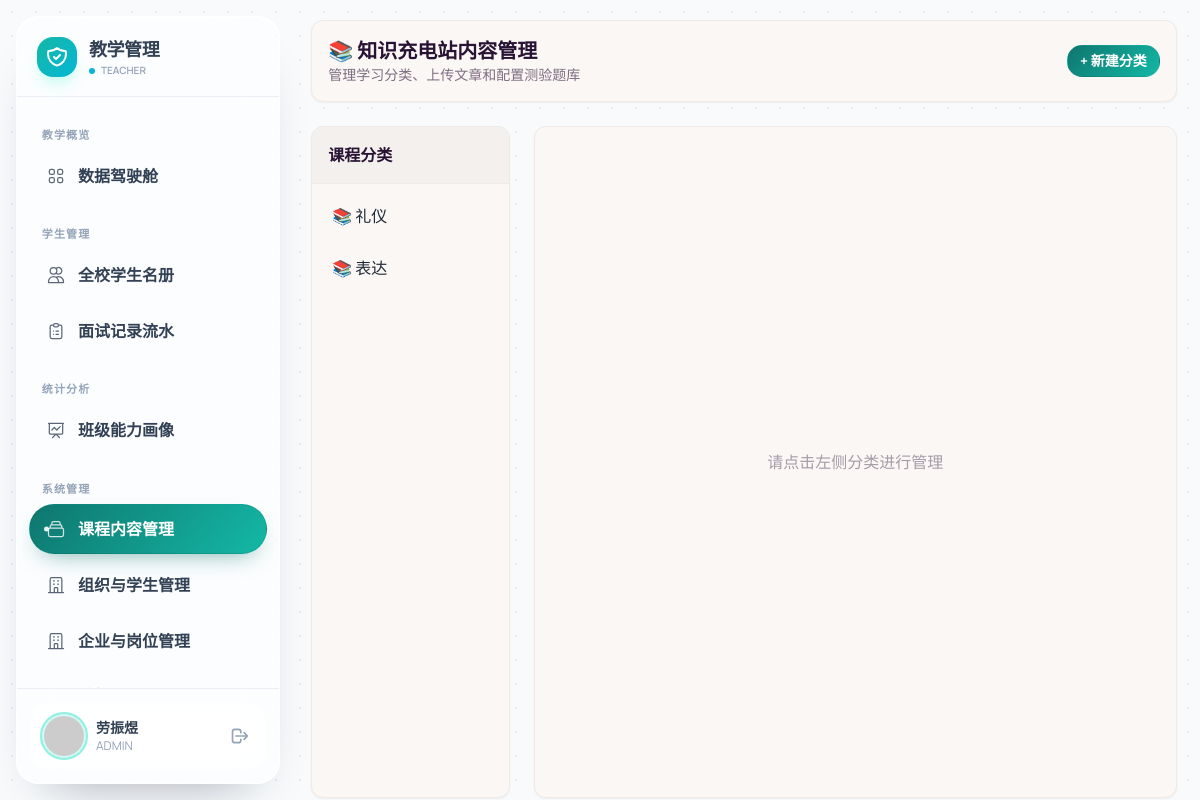
Page /admin/learning (signed in) on the committed database.
### app/models.py (models this page shows, shortened)
class User(UserMixin, db.Model):
    __tablename__ = 'users'
    id = db.Column(db.Integer, primary_key=True)
    username = db.Column(db.String(50), unique=True, nullable=False)
    password_hash = db.Column(db.String(128))
    truename = db.Column(db.String(50))
    student_id = db.Column(db.String(20), unique=True)
    role = db.Column(db.String(20), default='student')
    department = db.Column(db.String(50))
    class_name = db.Column(db.String(50))
    resume_text = db.Column(db.Text)
    resume_tags = db.Column(db.String(255))  # 用逗号分隔的字符串存储
    profile_info = db.Column(db.JSON)
    created_at = db.Column(db.DateTime, default=datetime.now)
    @property
    def is_teacher(self):
        return self.role in ['teacher', 'dept_head', 'admin']

class LearningCategory(db.Model):
    __tablename__ = 'learning_categories'
    id = db.Column(db.Integer, primary_key=True)
    name = db.Column(db.String(50), nullable=False)
    icon = db.Column(db.String(20), default='📚')  # Emoji 图标
    sort_order = db.Column(db.Integer, default=0)
    materials = db.relationship('LearningMaterial', backref='category', cascade='all, delete-orphan',
                                order_by='LearningMaterial.sort_order')

### app/routes.py (the view)
@bp.route('/admin/learning')
@login_required
@teacher_required
def admin_learning():
    categories_db = LearningCategory.query.order_by(LearningCategory.sort_order).all()
    categories_data = []
    for cat in categories_db:
        categories_data.append({
            'id': cat.id,
            'name': cat.name,
            'icon': cat.icon,
            'materials': [{'id': m.id, 'title': m.title, 'type': m.material_type} for m in cat.materials]
        })
    return render_template('admin_learning.html', categories=categories_data)

### app/templates/admin_learning.html (shortened to what this page needs)
{% extends "teacher_base.html" %}
{% block content %}
<div class="space-y-6 h-[calc(100vh-8rem)]">
    <div class="flex justify-between items-center bg-base-100 p-4 rounded-xl shadow-sm border border-base-200">
        <div>
            <h2 class="text-xl font-bold text-base-content">📚 知识充电站内容管理</h2>
            <p class="text-sm text-base-content/60">管理学习分类、上传文章和配置测验题库</p>
        </div>
        <button onclick="addCategory()" class="btn btn-primary btn-sm text-white">+ 新建分类</button>
    </div>
    <div class="grid grid-cols-1 md:grid-cols-4 gap-6 h-full">
        <div class="col-span-1 bg-base-100 rounded-xl shadow-sm border border-base-200 flex flex-col overflow-hidden">
            <div class="p-4 bg-base-200/50 border-b border-base-200 font-bold text-base-content">课程分类</div>
            <div class="flex-1 overflow-y-auto p-2 space-y-1">
                {% for cat in categories %}
              <div onclick='selectCategory({{ cat.id }}, "{{ cat.name }}", {{ cat.materials | tojson }})'
                     class="cat-item p-3 rounded-lg cursor-pointer hover:bg-base-200 flex justify-between group" id="cat-{{ cat.id }}">
                    <span>{{ cat.icon }} {{ cat.name }}</span>
                </div>
                {% endfor %}
            </div>
        </div>
        <div class="col-span-3 bg-base-100 rounded-xl shadow-sm border border-base-200 relative">
            <div id="empty-state" class="absolute inset-0 flex items-center justify-center text-base-content/40">请点击左侧分类进行管理</div>
        </div>
    </div>
</div>
{% endblock %}

### app/templates/teacher_base.html (shortened to what this page needs)
<!DOCTYPE html>
<html data-theme="cupcake" lang="zh-CN">
<head>
    <link href="https://cdn.jsdelivr.net/npm/daisyui@4.12.10/dist/full.min.css" rel="stylesheet" type="text/css" />
    <script src="https://cdn.tailwindcss.com"></script>
</head>
<body class="antialiased">
    <aside id="sidebar" class="fixed sidebar-transition transform -translate-x-full lg:translate-x-0 flex flex-col">
        <div class="h-20 flex items-center px-5 border-b border-slate-200/70">
            <a href="{{ url_for('routes.dashboard') }}" class="flex items-center gap-3 w-full group">
                <div class="w-10 h-10 rounded-2xl bg-gradient-to-br from-teal-500 to-cyan-500 flex items-center justify-center shadow-lg shadow-teal-100 group-hover:rotate-3 transition-transform duration-300">
                </div>
                <div>
                    <h1 class="text-lg font-extrabold text-slate-700 tracking-tight">教学管理</h1>
                    <div class="flex items-center gap-1.5">
                        <span class="w-1.5 h-1.5 rounded-full bg-cyan-500 animate-pulse"></span>
                        <p class="text-[10px] text-slate-400 font-semibold uppercase">Teacher</p>
                    </div>
                </div>
            </a>
        </div>
        <nav class="flex-1 overflow-y-auto sidebar-content px-3 py-2.5">
            <div class="menu-section-title">教学概览</div>
            <ul class="space-y-1">
                <li>
                    <a href="{{ url_for('routes.dashboard') }}" class="menu-item flex items-center gap-3 px-4 py-3 {{ 'active' if request.endpoint == 'routes.dashboard' else '' }}">
                        <span>数据驾驶舱</span>
                    </a>
                </li>
            </ul>
            <div class="menu-section-title">学生管理</div>
            <ul class="space-y-1">
                <li>
                    <a href="{{ url_for('routes.teacher_students') }}" class="menu-item flex items-center gap-3 px-4 py-3 {{ 'active' if request.endpoint == 'routes.teacher_students' else '' }}">
                        <svg xmlns="http://www.w3.org/2000/svg" class="h-5 w-5 opacity-80" fill="none" viewBox="0 0 24 24" stroke="currentColor"><path stroke-linecap="round" stroke-linejoin="round" stroke-width="1.5" d="M12 4.354a4 4 0 110 5.292M15 21H3v-1a6 6 0 0112 0v1zm0 0h6v-1a6 6 0 00-9-5.197M13 7a4 4 0 11-8 0 4 4 0 018 0z" /></svg>
                        <span>
                            {% if current_user.role == 'dept_head' %}系部学生名册
                            {% elif current_user.role == 'admin' %}全校学生名册
                            {% else %}本班花名册
                            {% endif %}
                        </span>
                    </a>
                </li>
                <li>
                    <a href="{{ url_for('routes.admin_interviews') }}" class="menu-item flex items-center gap-3 px-4 py-3 {{ 'active' if request.endpoint == 'routes.admin_interviews' else '' }}">
                        <span>面试记录流水</span>
                    </a>
                </li>
            </ul>
            <div class="menu-section-title">统计分析</div>
            <ul class="space-y-1">
                <li>
                    <a href="{{ url_for('routes.admin_capability_profile') }}" class="menu-item flex items-center gap-3 px-4 py-3 {{ 'active' if request.endpoint == 'routes.admin_capability_profile' else '' }}">
                        <svg xmlns="http://www.w3.org/2000/svg" class="h-5 w-5 opacity-80" fill="none" viewBox="0 0 24 24" stroke="currentColor"><path stroke-linecap="round" stroke-linejoin="round" stroke-width="1.5" d="M7 12l3-3 3 3 4-4M8 21l4-4 4 4M3 4h18M4 4h16v12a1 1 0 01-1 1H5a1 1 0 01-1-1V4z" /></svg>
                        <span>班级能力画像</span>
                    </a>
                </li>
            </ul>
            {% if current_user.role == 'admin' %}
            <div class="menu-section-title">系统管理</div>
            <ul class="space-y-1">
                <li>
                    <a href="{{ url_for('routes.admin_learning') }}" class="menu-item flex items-center gap-3 px-4 py-3 {{ 'active' if request.endpoint == 'routes.admin_learning' else '' }}">
                        <span>课程内容管理</span>
                    </a>
                </li>
                <li>
                    <a href="{{ url_for('routes.admin_organization') }}" class="menu-item flex items-center gap-3 px-4 py-3 {{ 'active' if request.endpoint == 'routes.admin_organization' else '' }}">
                        <span>组织与学生管理</span>
                    </a>
                </li>
                <li>
                    <a href="{{ url_for('routes.admin_company') }}" class="menu-item flex items-center gap-3 px-4 py-3 {{ 'active' if request.endpoint == 'routes.admin_company' else '' }}">
                        <span>企业与岗位管理</span>
                    </a>
                </li>
                <li>
                    <a href="{{ url_for('routes.admin_random_questions') }}" class="menu-item flex items-center gap-3 px-4 py-3 {{ 'active' if request.endpoint == 'routes.admin_random_questions' else '' }}">
                        <svg xmlns="http://www.w3.org/2000/svg" class="h-5 w-5 opacity-80" fill="none" viewBox="0 0 24 24" stroke="currentColor"><path stroke-linecap="round" stroke-linejoin="round" stroke-width="1.5" d="M8 10h.01M12 10h.01M16 10h.01M9 16H5a2 2 0 01-2-2V6a2 2 0 012-2h14a2 2 0 012 2v8a2 2 0 01-2 2h-5l-5 5v-5z" /></svg>
                        <span>随机问题题库</span>
                    </a>
                </li>
            </ul>
            {% endif %}
        </nav>
        <div class="p-3.5 border-t border-slate-200/70">
            <div class="flex items-center gap-3 w-full p-3 rounded-2xl border border-white/70 bg-white/55 backdrop-blur-xl">
                <div class="avatar">
                    <div class="w-10 h-10 rounded-full ring-2 ring-teal-300/70 ring-offset-2 ring-offset-white/60">
                        <img src="https://api.dicebear.com/7.x/avataaars/svg?seed={{ current_user.username }}&backgroundColor=b6e3f4" alt="avatar" />
                    </div>
                </div>
                <div class="flex-1 min-w-0 text-left">
                    <p class="text-sm font-extrabold text-slate-700 truncate">{{ current_user.truename }}</p>
                    <p class="text-xs text-slate-400 truncate uppercase">{{ current_user.role }}</p>
                </div>
                <a href="{{ url_for('auth.logout') }}" class="btn btn-ghost btn-xs btn-square text-slate-400 hover:text-error" title="退出登录">
                    <svg xmlns="http://www.w3.org/2000/svg" class="h-5 w-5" fill="none" viewBox="0 0 24 24" stroke="currentColor"><path stroke-linecap="round" stroke-linejoin="round" stroke-width="2" d="M17 16l4-4m0 0l-4-4m4 4H7m6 4v1a3 3 0 01-3 3H6a3 3 0 01-3-3V7a3 3 0 013-3h4a3 3 0 013 3v1" /></svg>
                </a>
            </div>
        </div>
    </aside>
    <main class="main-content transition-all duration-300">
        <div class="page-shell">
            {% block content %}{% endblock %}
        </div>
    </main>
</body>
</html>

### app/templates/teacher_base.html (style rules this page uses)
:root { --theme-primary: #0f766e; --theme-primary-hover: #0d9488; --theme-soft: #ecfeff; --theme-border: rgba(15, 118, 110, 0.22); --glass-surface: rgba(255, 255, 255, 0.62); --glass-strong: rgba(255, 255, 255, 0.78); --text-main: #1f2937; }
html, body { min-height: 100%; }
body { margin: 0; color: var(--text-main); font-family: 'Manrope', 'Noto Sans SC', sans-serif; background-color: #f8fafc; background-image: radial-gradient(#e7ecef 1.4px, transparent 1.4px); background-size: 24px 24px; position: relative; }
body::before { content: ''; position: fixed; inset: 0; pointer-events: none; z-index: -1; background: radial-gradient(circle at 14% 9%, rgba(45, 212, 191, 0.17), transparent 35%), radial-gradient(circle at 88% 18%, rgba(59, 130, 246, 0.12), transparent 30%), linear-gradient(140deg, rgba(255, 255, 255, 0.62), rgba(255, 255, 255, 0)); }
.sidebar-transition { transition: transform 0.35s cubic-bezier(0.34, 1.56, 0.64, 1); }
#sidebar { top: 0.75rem; left: 0.75rem; bottom: 0.75rem; height: auto; width: 16.5rem; border-radius: 1.4rem; border: 1px solid rgba(255, 255, 255, 0.78); background: var(--glass-surface); backdrop-filter: blur(30px) saturate(180%); -webkit-backdrop-filter: blur(30px) saturate(180%); box-shadow: 0 28px 50px -34px rgba(15, 23, 42, 0.42), inset 0 1px 1px rgba(255, 255, 255, 0.9); z-index: 70; }
.menu-section-title { font-size: 0.69rem; text-transform: uppercase; letter-spacing: 0.1em; color: #94a3b8; font-weight: 800; padding: 1.25rem 0.8rem 0.45rem; }
.menu-item { position: relative; border-radius: 999px; margin-bottom: 0.35rem; font-weight: 700; color: #334155; border: 1px solid transparent; transition: all 0.28s cubic-bezier(0.34, 1.56, 0.64, 1); }
.menu-item.active { color: #fff !important; border-color: var(--theme-border); background: linear-gradient(130deg, var(--theme-primary), #14b8a6) !important; box-shadow: 0 10px 24px -12px rgba(15, 118, 110, 0.65); }
.menu-item.active::before { content: ''; position: absolute; left: 0.85rem; top: 50%; transform: translateY(-50%); width: 0.32rem; height: 0.32rem; border-radius: 999px; background: rgba(255, 255, 255, 0.9); }
.main-content { min-height: 100vh; padding: 4.75rem 0.9rem 1rem; }
.page-shell { width: 100%; max-width: 1360px; margin: 0 auto; padding: 0.25rem; }
.btn { border-radius: 0.95rem; font-weight: 700; transition: transform 0.2s ease, box-shadow 0.2s ease; }
.btn-primary, .btn-secondary { color: #fff !important; border-color: transparent !important; background: linear-gradient(135deg, var(--theme-primary), #14b8a6) !important; box-shadow: 0 14px 22px -16px rgba(13, 148, 136, 0.72); }
@media (min-width: 1024px) { #sidebar { transform: translateX(0) !important; left: 1rem; top: 1rem; bottom: 1rem; } }
@media (min-width: 1024px) { .main-content { margin-left: 18rem; padding: 1rem 1.2rem; } }

### rows in the picture
User: truename "劳振煜", role "ADMIN"
LearningCategory: icon "📚", name "礼仪"
LearningCategory: icon "📚", name "表达"
